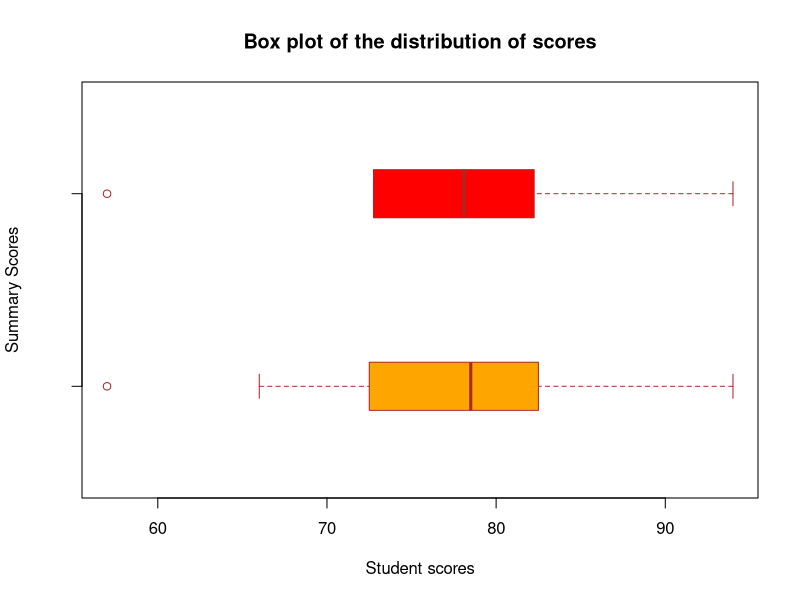

This chart was generated by the following R code:
## ---- chunk 1
knitr::opts_chunk$set(echo = TRUE)
## ---- chunk 2
exam_scores <- c(57, 66, 69, 71, 72, 73, 74, 77, 78, 78, 79, 79, 81, 81, 82, 83, 83, 88, 89, 94 )


## generate number summary 
exam_scores_summary <-  summary(exam_scores)

boxplot(exam_scores, exam_scores_summary,
main = "Box plot of the distribution of scores",
xlab = "Student scores",
ylab = "Summary Scores",
boxwex=0.25,
lwd = 1,
col = c("orange","red", "blue", "green", "yellow"),
border = "brown",
horizontal = TRUE,
notch = FALSE,
na.rm = TRUE
)
